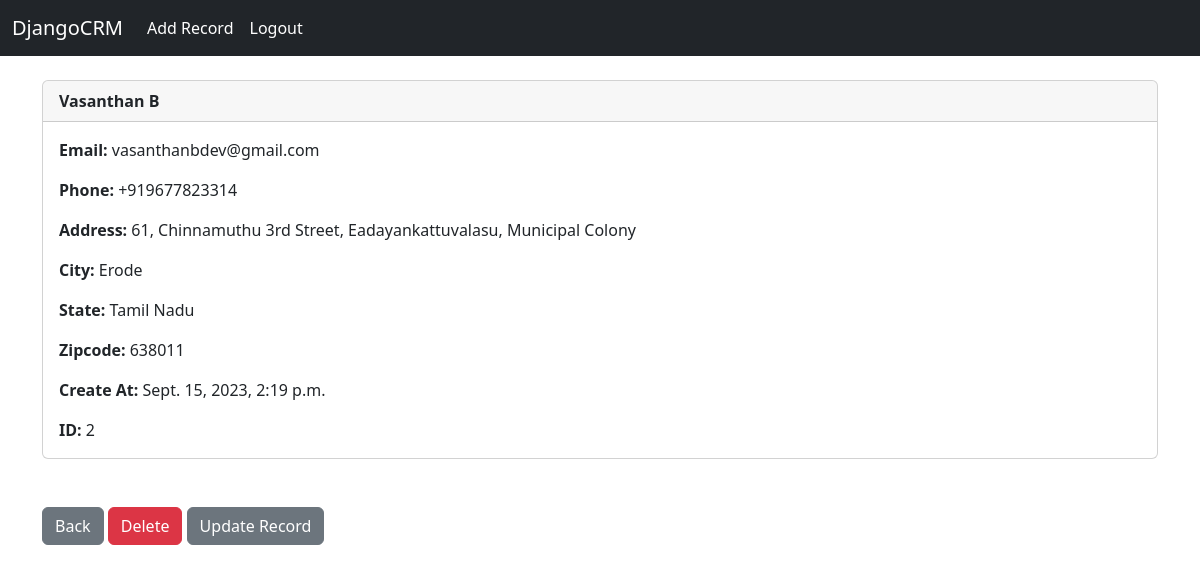
The page /record/2 (signed in) on the database its author committed.
### crm/models.py (models this page shows, shortened)
class Record(models.Model):
	created_at = models.DateTimeField(auto_now_add=True)
	first_name = models.CharField(max_length=50)
	last_name =  models.CharField(max_length=50)
	email =  models.CharField(max_length=100)
	phone = models.CharField(max_length=15)
	address =  models.CharField(max_length=100)
	city =  models.CharField(max_length=50)
	state =  models.CharField(max_length=50)
	zipcode =  models.CharField(max_length=20)

### crm/views.py (the view)
# urls.py: path('record/<int:pk>', views.customer_record, name='record'),
def customer_record(request, pk):
	if request.user.is_authenticated:
		customer_record = Record.objects.get(id=pk)
		return render(request, 'record.html', {'customer_record':customer_record})
	else:
		messages.success(request, "You Must Be Logged In To View That Page...")
		return redirect('home')

### crm/templates/record.html
{% extends 'base.html' %}
{% block content %}
	<div class="card">
		<div class="card-header">
			<strong>{{ customer_record.first_name }} {{ customer_record.last_name }}</strong>
		</div>
		<div class="card-body">
			<p class="card-text">
			<strong>Email: </strong>{{ customer_record.email }}</p>
			<p class="card-text">
			<strong>Phone: </strong>{{ customer_record.phone }}
			</p>
			<p class="card-text">
			<strong>Address: </strong>{{ customer_record.address }}</p>
			<p class="card-text">
			<strong>City: </strong>{{ customer_record.city }}</p>
			<p class="card-text">
			<strong>State: </strong>{{ customer_record.state }}</p>
			<p class="card-text">
			<strong>Zipcode: </strong>{{ customer_record.zipcode }}</p>
			<p class="card-text">
			<strong>Create At: </strong>{{ customer_record.created_at }}</p>
			<p class="card-text">
			<strong>ID: </strong>{{ customer_record.id }}</p>
		</div>
	</div>
	<br/><br/>
	<a href="{% url 'home' %}" class="btn btn-secondary">Back</a>
	<a href="{% url 'delete_record' customer_record.id %}" class="btn btn-danger">Delete</a>
	<a href="{% url 'update_record' customer_record.id %}" class="btn btn-secondary">Update Record</a>
{% endblock %}

### rows shown on the page
Record: first_name "Vasanthan", last_name "B", email "vasanthanbdev@gmail.com", phone "+919677823314", address "61, Chinnamuthu 3rd Street, Eadayankattuvalasu, Municipal Colony", city "Erode", state "Tamil Nadu", zipcode "638011", created_at "Sept. 15, 2023, 2:19 p.m.", id "2"
